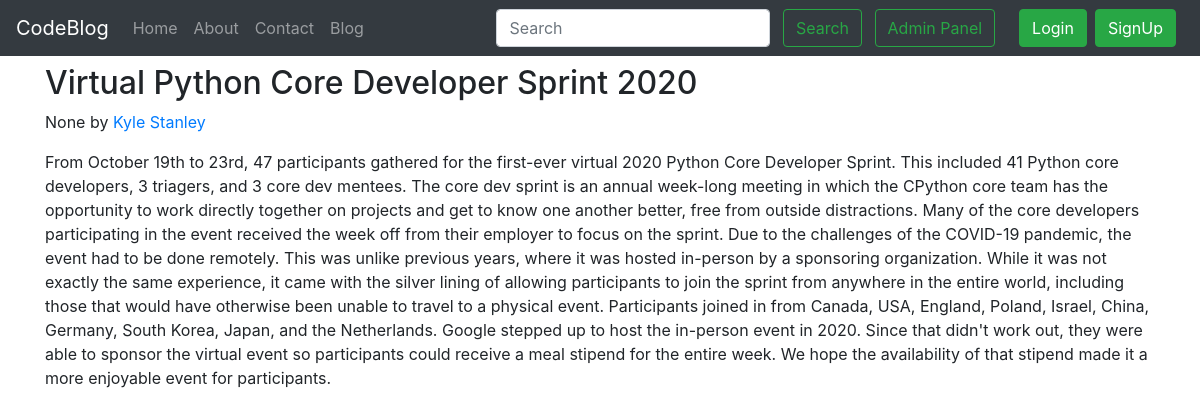
Page /blog/virtual-python on the committed database.
### blog/models.py (models this page shows, shortened)
class Postblog(models.Model):
    sno=models.AutoField(primary_key=True)
    title=models.CharField(max_length=255)
    author=models.CharField(max_length=14)
    slug=models.CharField(max_length=130)
    timeStamp=models.DateTimeField(auto_now_add=True,blank=True)
    content=models.TextField()

### blog/views.py (the view)
# urls.py: path('<str:slug>', views.blogPost, name='blogPost'),
def blogPost(request,slug):
    post= Postblog.objects.filter(slug=slug).first()
    context = {'post':post}
    return render(request,'blog/blogPost.html',context)

### templates/blog/blogPost.html (shortened to what this page needs)
{% extends 'base.html' %}
{% block body %}
<div class="container my-2">
        <h2 class="blog-post-title">{{post.title}}</h2>
        <p class="blog-post-meta">{{post.timeStamp}} by <a href="/about">{{post.author}}</a></p>
        <p> {{post.content}}</p>
        </div>
 {% endblock body %}

### rows in the picture
Postblog: title "Virtual Python Core Developer Sprint 2020", timeStamp "None", author "Kyle Stanley", content "From October 19th to 23rd, 47 participants gathered for the first-ever virtual 2020 Python Core Developer Sprint. This included 41 Python core developers, 3 triagers, and 3 core dev mentees. The core dev sprint is an annual week-long meeting in which the CPython core team has the opportunity to work directly together on projects and get to know one another better, free from outside distractions. Many of the core developers participating in the event received the week off from their employer to focus on the sprint. Due to the challenges of the COVID-19 pandemic, the event had to be done remotely. This was unlike previous years, where it was hosted in-person by a sponsoring organization.…"
